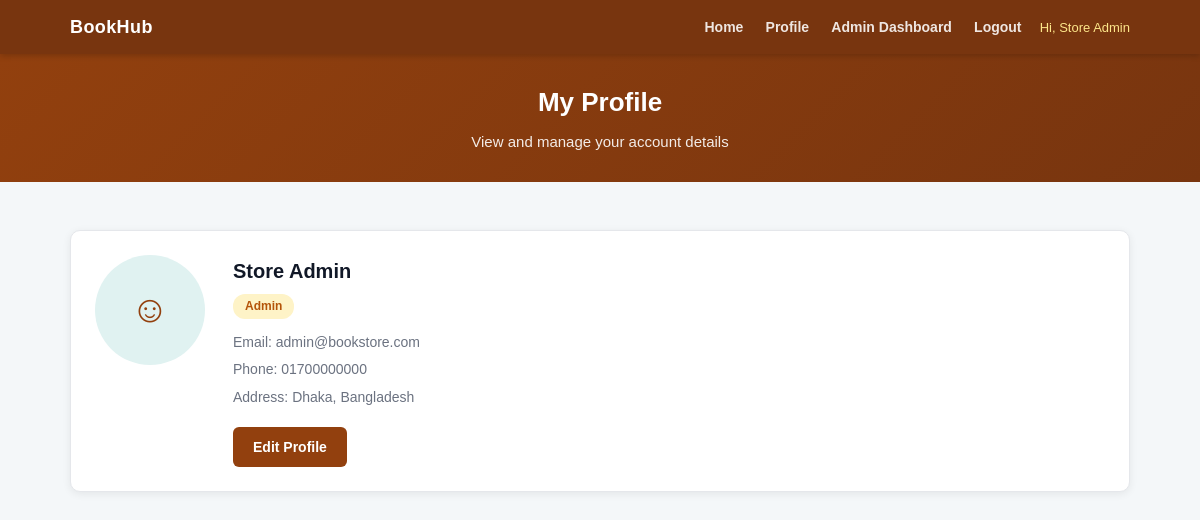
Screenshot of /view/profile.php (signed in) with the database file from the repository.
### tables this page shows
CREATE TABLE IF NOT EXISTS users (
    id INT AUTO_INCREMENT PRIMARY KEY,
    name VARCHAR(100) NOT NULL,
    email VARCHAR(150) NOT NULL UNIQUE,
    password_hash VARCHAR(255) NOT NULL,
    role ENUM('admin','customer') NOT NULL DEFAULT 'customer',
    profile_picture VARCHAR(255),
    address TEXT NOT NULL,
    phone VARCHAR(30) NOT NULL,
    created_at TIMESTAMP DEFAULT CURRENT_TIMESTAMP
);

### model/mydb.php (called while the page is built, shortened)
<?php
class MyDB
{
    function getUserById($id, $conn)
    {
        $stmt = $conn->prepare("SELECT * FROM users WHERE id = ?");
        $stmt->bind_param("i", $id);
        $stmt->execute();
        return $stmt->get_result();
    }
}

### control/profile_process.php (called while the page is built, shortened)
<?php
include_once '../model/mydb.php';
$mydb = new MyDB();
$conn = $mydb->createConn();
$result = $mydb->getUserById($_SESSION["user_id"], $conn);
$user = $result->fetch_assoc();
$name = $user["name"];
$email = $user["email"];
$role = $user["role"];
$address = $user["address"];
$phone = $user["phone"];
$profilePicture = $user["profile_picture"];

### control/app.php (called while the page is built, shortened)
<?php
function e($value)
{
    return htmlspecialchars((string)$value, ENT_QUOTES, "UTF-8");
}

### view/profile.php (the view, shortened to what this page needs)
<?php
include '../control/profile_process.php';
include_once '../control/app.php';
?>
<!DOCTYPE html>
<html lang="en">
<head>
    <link rel="stylesheet" href="../css/task1_style.css">
    <link rel="stylesheet" href="../css/task4_style.css">
</head>
<body>
<nav>
    <div class="nav-inner">
        <a class="nav-brand" href="Home.php">BookHub</a>
        <div class="nav-links">
            <a href="Home.php">Home</a>
            <a href="profile.php">Profile</a>
            <?php if ($role === "admin") { ?>
                <a href="admin_dashboard.php">Admin Dashboard</a>
            <?php } ?>
            <a href="../control/logout_process.php">Logout</a>
            <span class="nav-user-info">Hi, <?php echo e($_SESSION["name"]); ?></span>
        </div>
    </div>
</nav>
<div class="page-header">
    <h1>My Profile</h1>
    <p>View and manage your account details</p>
</div>
<div class="main-container">
    <div class="card">
        <div class="profile-layout">
            <?php if ($profilePicture !== "") { ?>
                <img class="profile-avatar" src="<?php echo e(PROFILE_UPLOAD_WEB . $profilePicture); ?>" alt="Profile">
            <?php } else { ?>
                <div class="profile-avatar-placeholder">&#9786;</div>
            <?php } ?>
            <div class="profile-details">
                <h2><?php echo e($name); ?></h2>
                <span class="role-badge role-<?php echo e($role); ?>"><?php echo ucfirst(e($role)); ?></span>
                <p>Email: <?php echo e($email); ?></p>
                <p>Phone: <?php echo e($phone); ?></p>
                <p>Address: <?php echo e($address); ?></p>
                <a class="btn-edit" href="editprofile.php">Edit Profile</a>
            </div>
        </div>
    </div>
</div>
</body>
</html>

### css/task1_style.css (style rules this page uses)
body { font-family: Arial, sans-serif; background-color: #f4f7f9; color: #222; font-size: 15px; line-height: 1.6; }
nav { background-color: #78350f; padding: 0; box-shadow: 0 2px 6px rgba(0,0,0,0.18); position: sticky; top: 0; z-index: 100; }
.nav-inner { display: flex; align-items: center; justify-content: space-between; max-width: 1100px; margin: 0 auto; padding: 0 20px; height: 54px; }
.nav-brand { color: #ffffff; font-size: 18px; font-weight: bold; text-decoration: none; letter-spacing: 0.4px; }
.nav-links a { color: rgba(255,255,255,0.88); margin-left: 18px; text-decoration: none; font-weight: bold; font-size: 14px; }
.nav-user-info { color: #fde68a; font-size: 13px; margin-left: 14px; }
.page-header { background: linear-gradient(135deg, #92400e 0%, #78350f 100%); color: white; text-align: center; padding: 30px 20px; margin-bottom: 28px; }
.page-header h1 { font-size: 24px; margin-bottom: 5px; }
.page-header p { font-size: 14px; opacity: 0.85; }
.main-container { max-width: 1100px; margin: 0 auto; padding: 20px; }
.card { background: #ffffff; border: 1px solid #e5e7eb; border-radius: 10px; box-shadow: 0 2px 8px rgba(0,0,0,0.07); padding: 24px; margin-bottom: 24px; }
.profile-layout { display: flex; gap: 28px; align-items: flex-start; }
.profile-avatar-placeholder { width: 110px; height: 110px; border-radius: 50%; background-color: #e0f2f1; display: flex; align-items: center; justify-content: center; font-size: 38px; color: #92400e; flex-shrink: 0; }
.profile-details h2 { font-size: 20px; color: #111827; margin-bottom: 6px; }
.profile-details p { font-size: 14px; color: #6b7280; margin-bottom: 5px; }
.role-badge { display: inline-block; padding: 3px 12px; border-radius: 12px; font-size: 12px; font-weight: bold; margin-bottom: 12px; }
.role-admin { background-color: #fef3c7; color: #b45309; }
.btn-edit { display: inline-block; margin-top: 14px; padding: 9px 20px; background-color: #92400e; color: white; text-decoration: none; border-radius: 6px; font-size: 14px; font-weight: bold; transition: background-color 0.2s; }

### css/task4_style.css (style rules this page uses)
.page-header { background: linear-gradient(135deg, #92400e 0%, #78350f 100%); color: #fff; text-align: center; padding: 28px 20px; margin-bottom: 28px; }
.page-header h1 { font-size: 26px; margin-bottom: 6px; }
.page-header p { font-size: 15px; opacity: 0.9; }

### rows the page displays
users: name "Store Admin", role "Admin", email "admin@bookstore.com", phone "01700000000", address "Dhaka, Bangladesh"

### other values shown
$_SESSION["name"] "Store Admin"
